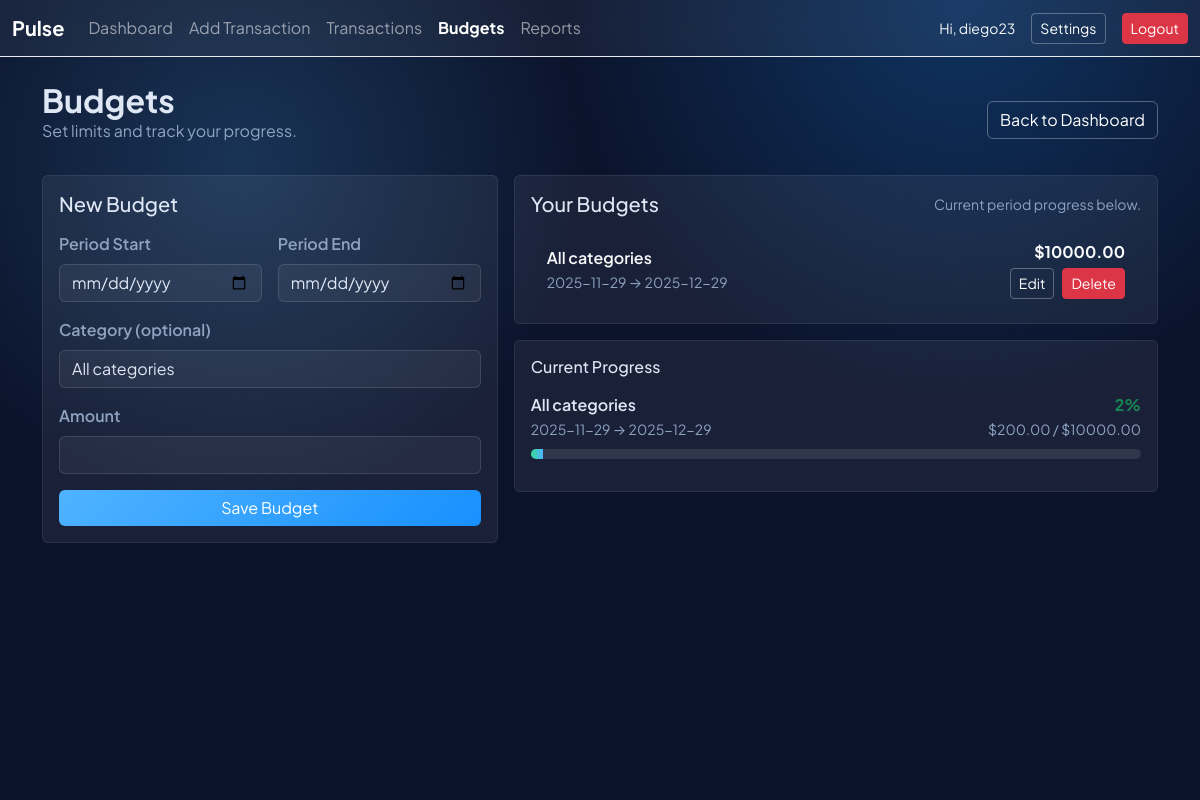
The app's page /budgets (signed in) with its own data.
### finance_app/models.py (models this page shows, shortened)
class User(UserMixin, db.Model):
    __tablename__ = "users"
    id = db.Column(db.Integer, primary_key=True)
    username = db.Column(db.String(80), unique=True, nullable=False)
    password_hash = db.Column(db.String(128), nullable=False)
    created_at = db.Column(db.DateTime, default=datetime.utcnow)
    transactions = db.relationship("Transaction", backref="user", lazy=True, cascade="all, delete-orphan")
    budgets = db.relationship("Budget", backref="user", lazy=True, cascade="all, delete-orphan")

class Budget(db.Model):
    __tablename__ = "budgets"
    id = db.Column(db.Integer, primary_key=True)
    user_id = db.Column(db.Integer, db.ForeignKey("users.id"), nullable=False, index=True)
    period_start = db.Column(db.Date, nullable=False)
    period_end = db.Column(db.Date, nullable=False)
    category = db.Column(db.String(80), nullable=True)
    amount = db.Column(db.Float, nullable=False)
    created_at = db.Column(db.DateTime, default=datetime.utcnow)
    updated_at = db.Column(db.DateTime, default=datetime.utcnow, onupdate=datetime.utcnow)

### finance_app/routes.py (the view, shortened to what this page needs)
@main_bp.route("/budgets", methods=["GET", "POST"])
@login_required
def budgets():
    budgets_list = Budget.query.filter_by(user_id=current_user.id).order_by(Budget.period_end.desc()).all()
    progress = budget_progress(current_user.id, date.today())
    return render_template("budgets.html", budgets=budgets_list, progress=progress, categories=DEFAULT_CATEGORIES)

### finance_app/models.py (called while the page is built)
@login_manager.user_loader
def load_user(user_id: str) -> Optional[User]:
    return User.query.get(int(user_id))

### finance_app/services.py (called while the page is built)
def get_transactions_for_period(user_id: int, start: date = None, end: date = None, category: str = None):
    query = Transaction.query.filter_by(user_id=user_id)
    if start:
        query = query.filter(Transaction.date >= start)
    if end:
        query = query.filter(Transaction.date <= end)
    if category:
        query = query.filter(Transaction.category == category)
    return query

def budget_progress(user_id: int, on_date: date = None):
    on_date = on_date or date.today()
    budgets = (
        Budget.query.filter_by(user_id=user_id)
        .filter(Budget.period_start <= on_date, Budget.period_end >= on_date)
        .all()
    )
    progress = []
    for budget in budgets:
        tx_query = get_transactions_for_period(user_id, budget.period_start, budget.period_end, budget.category)
        spent = (
            tx_query.filter(Transaction.type == "expense")
            .with_entities(func.sum(Transaction.amount))
            .scalar()
            or 0
        )
        percent = min((spent / budget.amount) * 100 if budget.amount else 0, 999)
        progress.append({"budget": budget, "spent": spent, "percent": percent})
    return progress

### templates/budgets.html (shortened to what this page needs)
{% extends "base.html" %}
{% block content %}
<div class="d-flex flex-wrap justify-content-between align-items-center mb-3">
    <div>
        <h2 class="fw-bold mb-0">Budgets</h2>
        <p class="text-secondary">Set limits and track your progress.</p>
    </div>
    <a href="{{ url_for('main.dashboard') }}" class="btn btn-outline-light">Back to Dashboard</a>
</div>
<div class="row g-3">
    <div class="col-lg-5">
        <div class="card glass-card">
            <div class="card-body">
                <h5 class="card-title mb-3">New Budget</h5>
                <form method="POST">
                    <div class="row g-3">
                        <div class="col-md-6">
                            <label class="form-label">Period Start</label>
                            <input type="date" name="period_start" class="form-control" required>
                        </div>
                        <div class="col-md-6">
                            <label class="form-label">Period End</label>
                            <input type="date" name="period_end" class="form-control" required>
                        </div>
                        <div class="col-12">
                            <label class="form-label">Category (optional)</label>
                            <select name="category" class="form-select">
                                <option value="">All categories</option>
                            </select>
                        </div>
                        <div class="col-12">
                            <label class="form-label">Amount</label>
                            <input type="number" step="0.01" min="0" name="amount" class="form-control" required>
                        </div>
                    </div>
                    <button class="btn btn-primary w-100 mt-3">Save Budget</button>
                </form>
            </div>
        </div>
    </div>
    <div class="col-lg-7">
        <div class="card glass-card">
            <div class="card-body">
                <div class="d-flex justify-content-between align-items-center mb-3">
                    <h5 class="card-title mb-0">Your Budgets</h5>
                    <small class="text-secondary">Current period progress below.</small>
                </div>
                {% if budgets %}
                    <div class="list-group list-group-flush">
                        {% for budget in budgets %}
                            <div class="list-group-item bg-transparent text-light border-secondary">
                                <div class="d-flex justify-content-between align-items-center">
                                    <div>
                                        <div class="fw-semibold">{{ budget.category or "All categories" }}</div>
                                        <small class="text-secondary">{{ budget.period_start }} → {{ budget.period_end }}</small>
                                    </div>
                                    <div class="text-end">
                                        <div class="fw-bold">${{ '%.2f'|format(budget.amount) }}</div>
                                        <div class="d-flex gap-2 mt-1">
                                            <a href="{{ url_for('main.edit_budget', budget_id=budget.id) }}" class="btn btn-sm btn-outline-light">Edit</a>
                                            <form action="{{ url_for('main.delete_budget', budget_id=budget.id) }}" method="post" onsubmit="return confirm('Delete this budget?');">
                                                <button class="btn btn-sm btn-danger">Delete</button>
                                            </form>
                                        </div>
                                    </div>
                                </div>
                            </div>
                        {% endfor %}
                    </div>
                {% else %}
                    <p class="text-secondary mb-0">No budgets yet.</p>
                {% endif %}
            </div>
        </div>
        <div class="card glass-card mt-3">
            <div class="card-body">
                <h6 class="card-title mb-3">Current Progress</h6>
                {% if progress %}
                    {% for item in progress %}
                    <div class="mb-3">
                        <div class="d-flex justify-content-between">
                            <div>
                                <div class="fw-semibold">{{ item.budget.category or "All categories" }}</div>
                                <small class="text-secondary">{{ item.budget.period_start }} → {{ item.budget.period_end }}</small>
                            </div>
                            <div class="text-end">
                                <div class="fw-bold {% if item.percent > 100 %}text-danger{% else %}text-success{% endif %}">{{ '%.0f'|format(item.percent) }}%</div>
                                <small class="text-secondary">${{ '%.2f'|format(item.spent) }} / ${{ '%.2f'|format(item.budget.amount) }}</small>
                            </div>
                        </div>
                        <div class="progress mt-2">
                            <div class="progress-bar {% if item.percent > 100 %}over{% else %}safe{% endif %}" style="width: {{ item.percent if item.percent < 100 else 100 }}%"></div>
                        </div>
                    </div>
                    {% endfor %}
                {% else %}
                    <p class="text-secondary mb-0">No active budgets for today.</p>
                {% endif %}
            </div>
        </div>
    </div>
</div>
{% endblock %}

### templates/base.html (shortened to what this page needs)
<!doctype html>
<html lang="en">
<head>
    <link rel="stylesheet" href="https://cdn.jsdelivr.net/npm/bootstrap@5.3.3/dist/css/bootstrap.min.css">
    <link rel="stylesheet" href="{{ url_for('static', filename='css/style.css') }}">
</head>
<body class="bg-surface">
<div class="grain"></div>
<nav class="navbar navbar-expand-lg navbar-dark bg-glass border-bottom border-light-subtle">
    <div class="container-fluid">
        <a class="navbar-brand fw-bold" href="{{ url_for('main.dashboard') }}">Pulse</a>
        <div class="collapse navbar-collapse" id="navbarNav">
            {% if current_user.is_authenticated %}
            <ul class="navbar-nav me-auto mb-2 mb-lg-0">
                <li class="nav-item">
                    <a class="nav-link {% if request.endpoint == 'main.dashboard' %}active{% endif %}" href="{{ url_for('main.dashboard') }}">Dashboard</a>
                </li>
                <li class="nav-item">
                    <a class="nav-link {% if request.endpoint == 'main.add_transaction' %}active{% endif %}" href="{{ url_for('main.add_transaction') }}">Add Transaction</a>
                </li>
                <li class="nav-item">
                    <a class="nav-link {% if request.endpoint == 'main.transactions' %}active{% endif %}" href="{{ url_for('main.transactions') }}">Transactions</a>
                </li>
                <li class="nav-item">
                    <a class="nav-link {% if request.endpoint and request.endpoint.startswith('main.budgets') %}active{% endif %}" href="{{ url_for('main.budgets') }}">Budgets</a>
                </li>
                <li class="nav-item">
                    <a class="nav-link {% if request.endpoint == 'main.reports' %}active{% endif %}" href="{{ url_for('main.reports') }}">Reports</a>
                </li>
            </ul>
            <div class="d-flex align-items-center gap-3">
                <span class="text-light small">Hi, {{ current_user.username }}</span>
                <a class="btn btn-outline-light btn-sm" href="{{ url_for('main.settings') }}">Settings</a>
                <a class="btn btn-danger btn-sm" href="{{ url_for('auth.logout') }}">Logout</a>
            </div>
            {% endif %}
        </div>
    </div>
</nav>
<main class="container my-4">
    {% block content %}{% endblock %}
</main>
</body>
</html>

### static/css/style.css (style rules this page uses)
:root { --bg: #0b132b; --bg-card: rgba(255, 255, 255, 0.06); --primary: #4fb3ff; --primary-strong: #1890ff; --text: #dfe7f5; --muted: #8fa3c1; --success: #38d996; --danger: #ff6b6b; }
* { font-family: "Plus Jakarta Sans", system-ui, -apple-system, sans-serif; }
body.bg-surface { min-height: 100vh; background: radial-gradient(circle at 20% 20%, rgba(79, 179, 255, 0.2), transparent 30%), radial-gradient(circle at 80% 0%, rgba(24, 144, 255, 0.25), transparent 32%), var(--bg); color: var(--text); position: relative; overflow-x: hidden; }
.grain { position: fixed; inset: 0; pointer-events: none; mix-blend-mode: soft-light; z-index: 0; }
.navbar { background: rgba(255, 255, 255, 0.05) !important; backdrop-filter: blur(10px); }
.glass-card { background: var(--bg-card); border: 1px solid rgba(255, 255, 255, 0.08); color: var(--text); }
.card-title { color: var(--text); }
.text-secondary { color: var(--muted) !important; }
.btn-primary { background: linear-gradient(135deg, var(--primary), var(--primary-strong)); border: none; }
.btn-outline-light { border-color: rgba(255, 255, 255, 0.3); color: #fff; }
.progress { background: rgba(255, 255, 255, 0.1); height: 10px; }
.progress-bar.safe { background: linear-gradient(90deg, #38d996, #4fb3ff); }
label.form-label { color: var(--muted); font-weight: 600; }
.form-control, .form-select { background: rgba(255, 255, 255, 0.05); border: 1px solid rgba(255, 255, 255, 0.12); color: var(--text); }
.nav-link.active { color: #fff !important; font-weight: 700; }

### records on screen
User: username "diego23"
Budget: category "All categories", period_start "2025-11-29", period_end "2025-12-29", amount "10000.00", budget "All categories", budget.period_start "2025-11-29", budget.period_end "2025-12-29", budget.amount "10000.00"

### other values on screen
{{ '%.0f'|format(item.percent) }} "2"
{{ '%.2f'|format(item.spent) }} "200.00"
